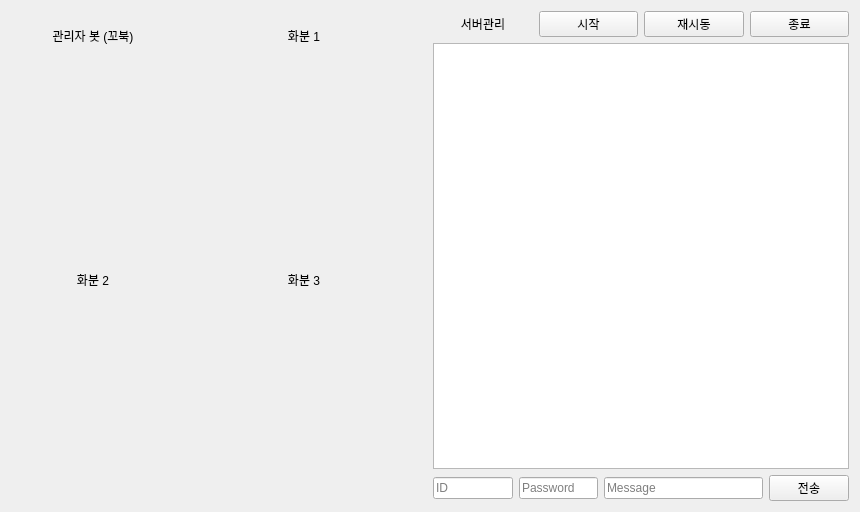
<?xml version="1.0" encoding="UTF-8"?>
<ui version="4.0">
 <class>Tab4AdminPannel</class>
 <widget class="QWidget" name="Tab4AdminPannel">
  <property name="geometry">
   <rect>
    <x>0</x>
    <y>0</y>
    <width>860</width>
    <height>512</height>
   </rect>
  </property>
  <property name="windowTitle">
   <string>Form</string>
  </property>
  <layout class="QHBoxLayout" name="horizontalLayout_2">
   <item>
    <layout class="QHBoxLayout" name="horizontalLayout" stretch="1,1">
     <item>
      <layout class="QVBoxLayout" name="verticalLayout" stretch="1,1">
       <item>
        <layout class="QHBoxLayout" name="horizontalLayout_3" stretch="1,1">
         <item>
          <layout class="QVBoxLayout" name="verticalLayout_3" stretch="1,5">
           <item>
            <layout class="QHBoxLayout" name="horizontalLayout_11" stretch="3,1">
             <item>
              <widget class="QLabel" name="label_5">
               <property name="text">
                <string>관리자 봇 (꼬북)</string>
               </property>
               <property name="alignment">
                <set>Qt::AlignmentFlag::AlignCenter</set>
               </property>
              </widget>
             </item>
             <item>
              <widget class="QLabel" name="plabelTutleStatus">
               <property name="maximumSize">
                <size>
                 <width>35</width>
                 <height>35</height>
                </size>
               </property>
               <property name="text">
                <string/>
               </property>
               <property name="pixmap">
                <pixmap resource="../STF_Image.qrc">:/STF_Images/STF_Green.png</pixmap>
               </property>
               <property name="scaledContents">
                <bool>true</bool>
               </property>
              </widget>
             </item>
            </layout>
           </item>
           <item>
            <widget class="QLabel" name="label">
             <property name="maximumSize">
              <size>
               <width>200</width>
               <height>190</height>
              </size>
             </property>
             <property name="text">
              <string/>
             </property>
             <property name="pixmap">
              <pixmap resource="../STF_Image.qrc">:/STF_Images/STF_TurtleBot.png</pixmap>
             </property>
             <property name="scaledContents">
              <bool>true</bool>
             </property>
            </widget>
           </item>
          </layout>
         </item>
         <item>
          <layout class="QVBoxLayout" name="verticalLayout_4" stretch="1,5">
           <item>
            <layout class="QHBoxLayout" name="horizontalLayout_12" stretch="3,1">
             <item>
              <widget class="QLabel" name="label_6">
               <property name="text">
                <string>화분 1</string>
               </property>
               <property name="alignment">
                <set>Qt::AlignmentFlag::AlignCenter</set>
               </property>
              </widget>
             </item>
             <item>
              <widget class="QLabel" name="plabelPot1Status">
               <property name="maximumSize">
                <size>
                 <width>35</width>
                 <height>35</height>
                </size>
               </property>
               <property name="text">
                <string/>
               </property>
               <property name="pixmap">
                <pixmap resource="../STF_Image.qrc">:/STF_Images/STF_Yellow.png</pixmap>
               </property>
               <property name="scaledContents">
                <bool>true</bool>
               </property>
              </widget>
             </item>
            </layout>
           </item>
           <item>
            <widget class="QLabel" name="label_3">
             <property name="maximumSize">
              <size>
               <width>200</width>
               <height>190</height>
              </size>
             </property>
             <property name="text">
              <string/>
             </property>
             <property name="pixmap">
              <pixmap resource="../STF_Image.qrc">:/STF_Images/STF_Linetracer.png</pixmap>
             </property>
             <property name="scaledContents">
              <bool>true</bool>
             </property>
            </widget>
           </item>
          </layout>
         </item>
        </layout>
       </item>
       <item>
        <layout class="QHBoxLayout" name="horizontalLayout_5" stretch="1,1">
         <item>
          <layout class="QVBoxLayout" name="verticalLayout_5" stretch="1,5">
           <item>
            <layout class="QHBoxLayout" name="horizontalLayout_13" stretch="3,1">
             <item>
              <widget class="QLabel" name="label_7">
               <property name="text">
                <string>화분 2</string>
               </property>
               <property name="alignment">
                <set>Qt::AlignmentFlag::AlignCenter</set>
               </property>
              </widget>
             </item>
             <item>
              <widget class="QLabel" name="plabelPot2Status">
               <property name="maximumSize">
                <size>
                 <width>35</width>
                 <height>35</height>
                </size>
               </property>
               <property name="text">
                <string/>
               </property>
               <property name="pixmap">
                <pixmap resource="../STF_Image.qrc">:/STF_Images/STF_Red.png</pixmap>
               </property>
               <property name="scaledContents">
                <bool>true</bool>
               </property>
              </widget>
             </item>
            </layout>
           </item>
           <item>
            <widget class="QLabel" name="label_2">
             <property name="maximumSize">
              <size>
               <width>200</width>
               <height>190</height>
              </size>
             </property>
             <property name="text">
              <string/>
             </property>
             <property name="pixmap">
              <pixmap resource="../STF_Image.qrc">:/STF_Images/STF_Linetracer.png</pixmap>
             </property>
             <property name="scaledContents">
              <bool>true</bool>
             </property>
            </widget>
           </item>
          </layout>
         </item>
         <item>
          <layout class="QVBoxLayout" name="verticalLayout_6" stretch="1,5">
           <item>
            <layout class="QHBoxLayout" name="horizontalLayout_14" stretch="3,1">
             <item>
              <widget class="QLabel" name="label_8">
               <property name="text">
                <string>화분 3</string>
               </property>
               <property name="alignment">
                <set>Qt::AlignmentFlag::AlignCenter</set>
               </property>
              </widget>
             </item>
             <item>
              <widget class="QLabel" name="plabelPot3Status">
               <property name="maximumSize">
                <size>
                 <width>35</width>
                 <height>35</height>
                </size>
               </property>
               <property name="text">
                <string/>
               </property>
               <property name="pixmap">
                <pixmap resource="../STF_Image.qrc">:/STF_Images/STF_Green.png</pixmap>
               </property>
               <property name="scaledContents">
                <bool>true</bool>
               </property>
              </widget>
             </item>
            </layout>
           </item>
           <item>
            <widget class="QLabel" name="label_4">
             <property name="maximumSize">
              <size>
               <width>200</width>
               <height>190</height>
              </size>
             </property>
             <property name="text">
              <string/>
             </property>
             <property name="pixmap">
              <pixmap resource="../STF_Image.qrc">:/STF_Images/STF_Linetracer.png</pixmap>
             </property>
             <property name="scaledContents">
              <bool>true</bool>
             </property>
            </widget>
           </item>
          </layout>
         </item>
        </layout>
       </item>
      </layout>
     </item>
     <item>
      <layout class="QVBoxLayout" name="verticalLayout_2" stretch="1,10,1">
       <item>
        <layout class="QHBoxLayout" name="horizontalLayout_7" stretch="1,1,1,1">
         <item>
          <widget class="QLabel" name="label_13">
           <property name="text">
            <string>서버관리</string>
           </property>
           <property name="alignment">
            <set>Qt::AlignmentFlag::AlignCenter</set>
           </property>
          </widget>
         </item>
         <item>
          <widget class="QPushButton" name="pPBServerStart">
           <property name="text">
            <string>시작</string>
           </property>
          </widget>
         </item>
         <item>
          <widget class="QPushButton" name="pPBServerRestart">
           <property name="text">
            <string>재시동</string>
           </property>
          </widget>
         </item>
         <item>
          <widget class="QPushButton" name="pPBServerStop">
           <property name="text">
            <string>종료</string>
           </property>
          </widget>
         </item>
        </layout>
       </item>
       <item>
        <layout class="QVBoxLayout" name="verticalLayout_7">
         <item>
          <widget class="QTextEdit" name="textEdit"/>
         </item>
        </layout>
       </item>
       <item>
        <layout class="QHBoxLayout" name="horizontalLayout_9" stretch="2,2,4,1">
         <item>
          <widget class="QLineEdit" name="pLE_ID">
           <property name="placeholderText">
            <string>ID</string>
           </property>
          </widget>
         </item>
         <item>
          <widget class="QLineEdit" name="pLE_Pwd">
           <property name="placeholderText">
            <string>Password</string>
           </property>
          </widget>
         </item>
         <item>
          <widget class="QLineEdit" name="pLE_Msg">
           <property name="placeholderText">
            <string>Message</string>
           </property>
          </widget>
         </item>
         <item>
          <widget class="QPushButton" name="pPB_Send">
           <property name="text">
            <string>전송</string>
           </property>
          </widget>
         </item>
        </layout>
       </item>
      </layout>
     </item>
    </layout>
   </item>
  </layout>
 </widget>
 <resources>
  <include location="../STF_Image.qrc"/>
 </resources>
 <connections/>
</ui>
